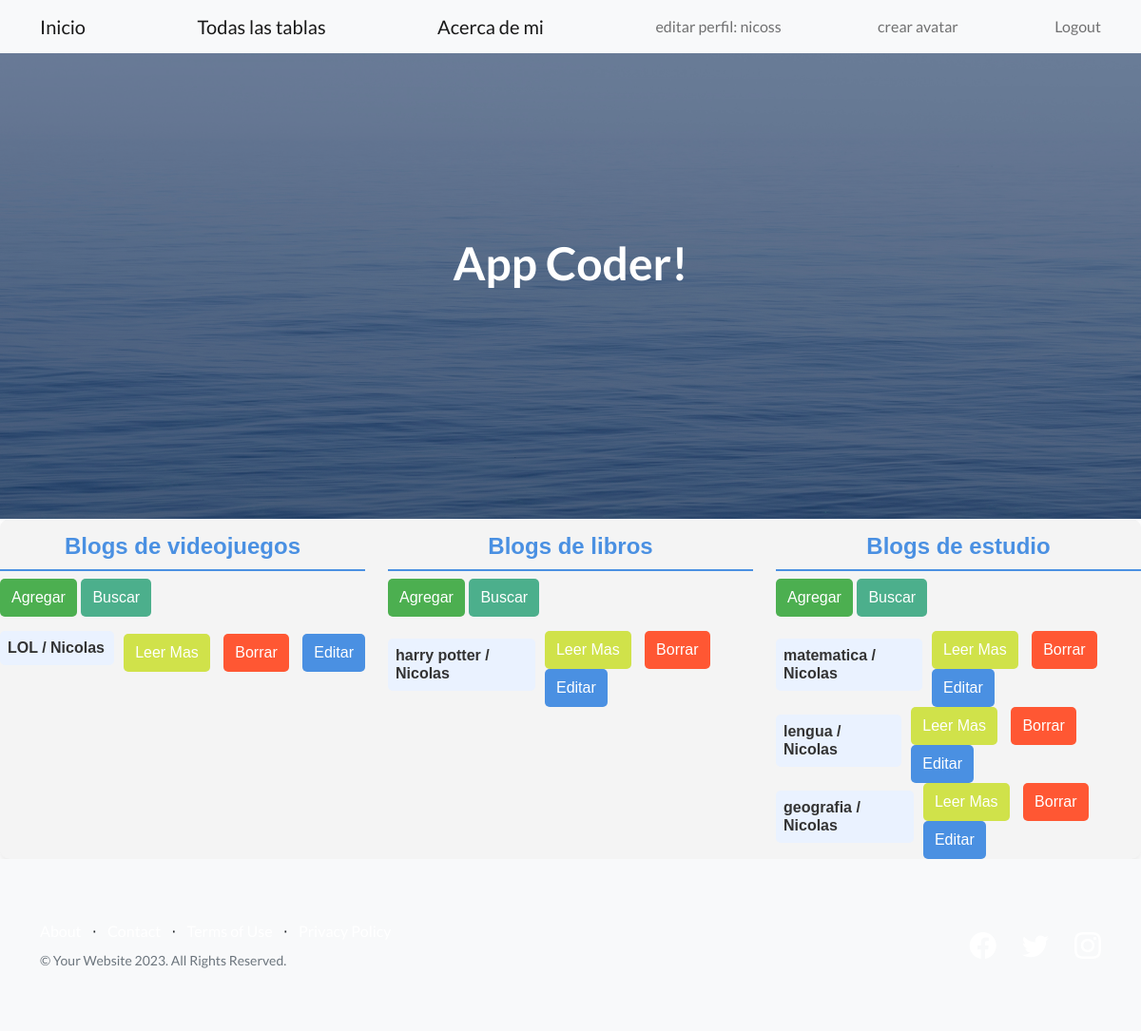
Screenshot of /AppCoder/leer_todo/ (signed in) with the database file from the repository.
### AppCoder/models.py (models this page shows)
class videojuegos(models.Model):
    titulo = models.CharField(max_length=100)
    subtitulo = models.CharField(max_length=100)
    cuerpo = models.CharField(max_length=500)
    autor = models.CharField(max_length=100)
    fecha = models.CharField(max_length=100)
    imagen = models.FileField(upload_to="media/posts", null=True, blank=True)

class libros(models.Model):
    titulo = models.CharField(max_length=100)
    subtitulo = models.CharField(max_length=100)
    cuerpo = models.CharField(max_length=500)
    autor = models.CharField(max_length=100)
    fecha = models.CharField(max_length=100)
    imagen = models.FileField(upload_to="media/posts", null=True, blank=True)

class estudio(models.Model):
    titulo = models.CharField(max_length=100)
    subtitulo = models.CharField(max_length=100)
    cuerpo = models.CharField(max_length=500)
    autor = models.CharField(max_length=100)
    fecha = models.CharField(max_length=100)
    imagen = models.FileField(upload_to="media/posts", null=True, blank=True)

### AppCoder/views.py (the view)
# urls.py: path("leer_todo/",Lista_todo, name="leer_todo"),
@login_required
def Lista_todo(request):
    Juegos = videojuegos.objects.all()
    Libros = libros.objects.all()
    Estudio = estudio.objects.all()
    return render(request, "AppCoder/leer_todo.html", {"videojuegos":Juegos,"libros":Libros,"estudio":Estudio})

### AppCoder/templates/AppCoder/leer_todo.html (shortened to what this page needs)
{% extends "AppCoder/padre.html" %}
{% block contenidoQueCambia %}
<div class="containter" style="font-family: Arial, sans-serif; background-color: #f4f4f4; border-radius: 10px; box-shadow: 0 4px 8px rgba(0, 0, 0, 0.1);">
    <div class="row">
        <div class="col-4" style="justify-content: space-between; align-items: center;">
            <h4>Blogs de videojuegos</h4>
            <button class="agregar">
                <a href="{% url 'AppCoder:crea_juego' %}">Agregar</a>
            </button>
            {% if videojuegos %}
                <button class="buscar">
                    <a href="{% url 'AppCoder:juegos_buscar' %}">Buscar</a>
                </button>
                {% for videojuego in videojuegos %}
                <div style="display: flex; justify-content: space-between; align-items: center;">
                    <h6>{{ videojuego.titulo }} / {{ videojuego.autor }}</h6>
                    <div>
                        <button class="leer">
                            <a href="{% url 'AppCoder:juego' videojuego.id %}">Leer Mas</a>
                        </button>
                        <button class="eliminar">
                            <a href="{% url 'AppCoder:eliminar_juego' videojuego.pk %}">Borrar</a>
                        </button>
                        <button class="editar">
                            <a href="{% url 'AppCoder:editar_juego' videojuego.pk %}">Editar</a>
                        </button>
                    </div>
                </div>
                {% endfor %}
            {% else %}
            <h1>Lista vacia</h1>
            {% endif %}
        </div>
        <div class="col-4" style="justify-content: space-between; align-items: center;">
            <h4>Blogs de libros</h4>
            <button class="agregar">
                <a href="{% url 'AppCoder:crea_libro' %}">Agregar</a>
            </button>
            {% if libros %}
            <button class="buscar">
                <a href="{% url 'AppCoder:libro_buscar' %}">Buscar</a>
            </button>
                {% for libro in libros %}
                <div style="display: flex; justify-content: space-between; align-items: center;">
                    <h6>{{ libro.titulo }} / {{ libro.autor }}</h6>
                    <div>
                        <button class="leer">
                            <a href="{% url 'AppCoder:libro' libro.id %}">Leer Mas</a>
                        </button>
                        <button class="eliminar">
                            <a href="{% url 'AppCoder:eliminar_libro' libro.pk %}">Borrar</a>
                        </button>
                        <button class="editar">
                            <a href="{% url 'AppCoder:editar_libro' libro.pk %}">Editar</a>
                        </button>
                    </div>
                </div>
                {% endfor %}
            {% else %}
            <h1>Lista vacia</h1>
            {% endif %}
        </div>
        <div class="col-4" style="justify-content: space-between; align-items: center;">
            <h4>Blogs de estudio</h4>
            <button class="agregar">
                <a href="{% url 'AppCoder:crea_estudio' %}">Agregar</a>
            </button>
            {% if estudio %}
                <button class="buscar">
                    <a href="{% url 'AppCoder:estudioBuscar' %}">Buscar</a>
                </button>
                {% for estudioo in estudio %}
                <div style="display: flex; justify-content: space-between; align-items: center;">
                    <h6>{{ estudioo.titulo }} / {{ estudioo.autor }}</h6>
                    <div>
                        <button class="leer">
                            <a href="{% url 'AppCoder:estudioo' estudioo.id %}">Leer Mas</a>
                        </button>
                        <button class="eliminar">
                            <a href="{% url 'AppCoder:eliminar_estudio' estudioo.pk %}">Borrar</a>
                        </button>
                        <button class="editar">
                            <a href="{% url 'AppCoder:editar_estudio' estudioo.pk %}">Editar</a>
                        </button>
                    </div>
                </div>
                {% endfor %}
            {% else %}
            <h1>Lista vacia</h1>
        {% endif %}
        </div>
    </div>
</div>
{% endblock %}

### AppCoder/templates/AppCoder/padre.html (shortened to what this page needs)
{% load static %}
<!DOCTYPE html>
<html lang="en">
    <head>
        <link href="https://cdn.jsdelivr.net/npm/bootstrap-icons@1.5.0/font/bootstrap-icons.css" rel="stylesheet" type="text/css" />
        <link href="../../static/css/styles.css" rel="stylesheet" />
    </head>
    <body>
        <nav class="navbar navbar-light bg-light static-top">
            <div class="container">
                {% if user.is_authenticated %}
                    <a class="navbar-brand" href="/AppCoder/inicio/">Inicio</a>
                    <a class="navbar-brand" href="/AppCoder/leer_todo/">Todas las tablas</a>
                    <a class="navbar-brand" href="/AppCoder/acerca_de_mi/">Acerca de mi</a>
                    <a class="navbar-text" href="{% url 'AppCoder:editar-perfil' %}">editar perfil: {{ user.username }}</a>
                    <a class="navbar-text" href="{% url 'AppCoder:crear-avatar' %}">crear avatar</a>
                    <a class="navbar-text" href="{% url 'AppCoder:logout' %}">Logout</a>
                {% else %}
                    <a class="navbar-brand" href="/AppCoder/inicio/">Inicio</a>
                    <a class="navbar-brand" href="/AppCoder/acerca_de_mi/">Acerca de mi</a>
                    <a class="navbar-brand" href="{% url 'AppCoder:login' %}">Login</a>
                    <a class="navbar-brand" href="{% url 'AppCoder:registro' %}">Registrar usuario</a>
                {% endif %}
            </div>
        </nav>
        <header class="masthead">
            <div class="container position-relative">
                <div class="row justify-content-center">
                    <div class="col-xl-6">
                        <div class="text-center text-white">
                            <h1 class="mb-5">App Coder!</h1>
                        </div>
                    </div>
                </div>
            </div>
        </header>
        {% block contenidoQueCambia %}
        {% endblock %}
        <footer class="footer bg-light">
            <div class="container">
                <div class="row">
                    <div class="col-lg-6 h-100 text-center text-lg-start my-auto">
                        <ul class="list-inline mb-2">
                            <li class="list-inline-item"><a href="#!">About</a></li>
                            <li class="list-inline-item">⋅</li>
                            <li class="list-inline-item"><a href="#!">Contact</a></li>
                            <li class="list-inline-item">⋅</li>
                            <li class="list-inline-item"><a href="#!">Terms of Use</a></li>
                            <li class="list-inline-item">⋅</li>
                            <li class="list-inline-item"><a href="#!">Privacy Policy</a></li>
                        </ul>
                        <p class="text-muted small mb-4 mb-lg-0">&copy; Your Website 2023. All Rights Reserved.</p>
                    </div>
                    <div class="col-lg-6 h-100 text-center text-lg-end my-auto">
                        <ul class="list-inline mb-0">
                            <li class="list-inline-item me-4">
                                <a href="#!"><i class="bi-facebook fs-3"></i></a>
                            </li>
                            <li class="list-inline-item me-4">
                                <a href="#!"><i class="bi-twitter fs-3"></i></a>
                            </li>
                            <li class="list-inline-item">
                                <a href="#!"><i class="bi-instagram fs-3"></i></a>
                            </li>
                        </ul>
                    </div>
                </div>
            </div>
        </footer>
    </body>
</html>

### AppCoder/templates/AppCoder/leer_todo.html (style rules this page uses)
a { text-decoration: none; color: #fff; }
h4 { color: #4a90e2; border-bottom: 2px solid #4a90e2; padding-bottom: 10px; text-align: center; margin-top: 15px; }
.agregar { background-color: #4CAF50; color: white; padding: 8px 12px; border: none; border-radius: 5px; cursor: pointer; margin-bottom: 15px; }
.buscar { background-color: #4caf8c; color: white; padding: 8px 12px; border: none; border-radius: 5px; cursor: pointer; }
h6 { color: #333; background-color: #eaf2ff; padding: 8px; border-radius: 5px; margin-bottom: 10px; flex-grow: 1; }
.eliminar { background-color: #FF5733; color: white; padding: 8px 12px; border: none; border-radius: 5px; cursor: pointer; margin-left: 10px; }
.editar { background-color: #4a90e2; color: white; padding: 8px 12px; border: none; border-radius: 5px; cursor: pointer; margin-left: 10px; }
.leer { background-color: #d0e24a; color: white; padding: 8px 12px; border: none; border-radius: 5px; cursor: pointer; margin-left: 10px; }

### rows the page displays
videojuegos: titulo "LOL", autor "Nicolas"
libros: titulo "harry potter", autor "Nicolas"
estudio: titulo "matematica", autor "Nicolas"
estudio: titulo "lengua", autor "Nicolas"
estudio: titulo "geografia", autor "Nicolas"

### other values shown
{{ user.username }} "nicoss"
